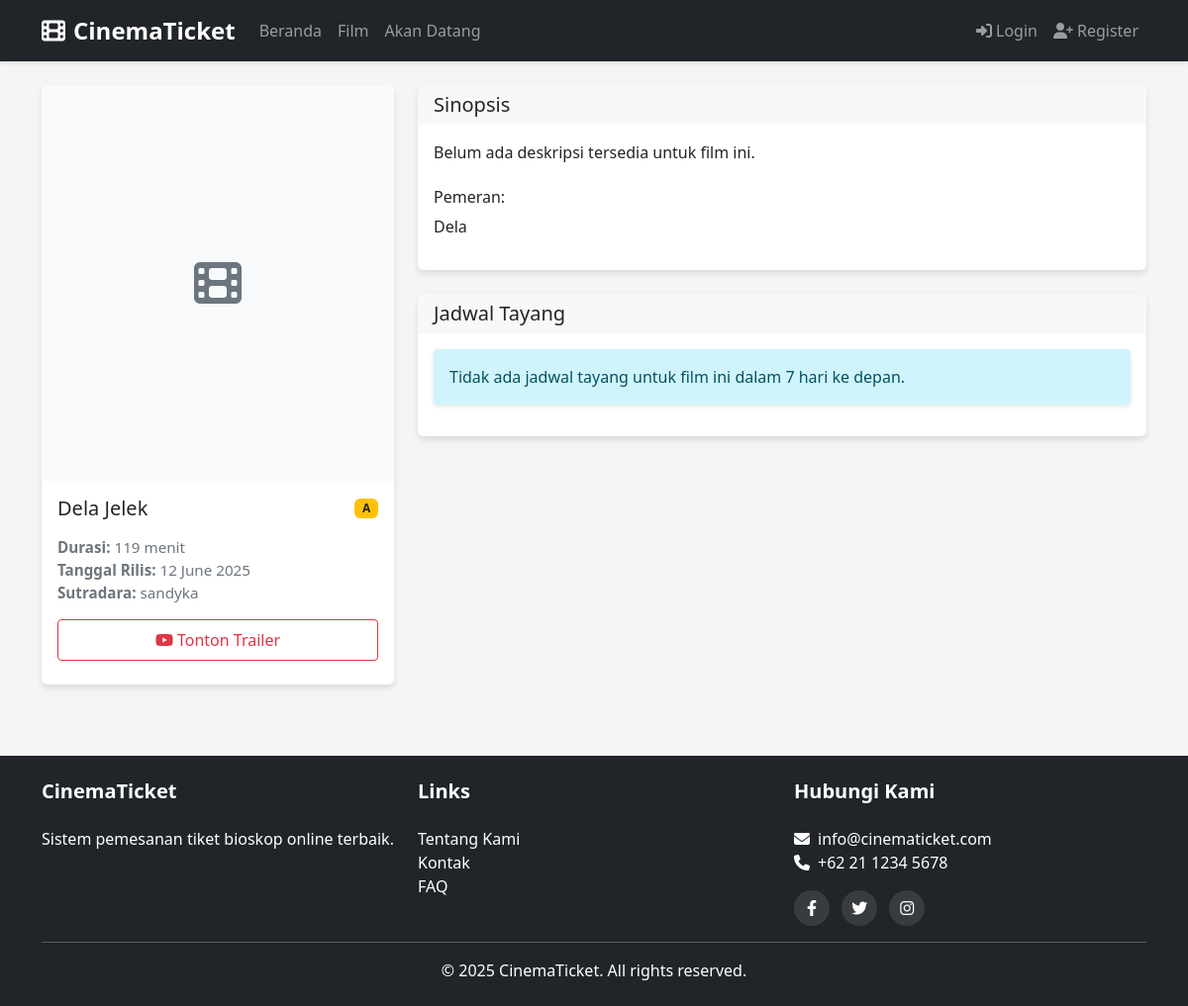
Page /movies/1 on the committed database.
### app/models/movie.py (models this page shows, shortened)
class Movie(db.Model):
    __tablename__ = 'movies'
    id = db.Column(db.Integer, primary_key=True)
    title = db.Column(db.String(200), nullable=False)
    description = db.Column(db.Text, nullable=True)
    duration = db.Column(db.Integer, nullable=False)  # Durasi dalam menit
    release_date = db.Column(db.Date, nullable=True)
    poster_image = db.Column(db.String(255), nullable=True)  # Path ke file poster
    trailer_url = db.Column(db.String(255), nullable=True)
    director = db.Column(db.String(100), nullable=True)
    cast = db.Column(db.Text, nullable=True)
    rating = db.Column(db.String(10), nullable=True)  # Rating film (G, PG, PG-13, R, dll)
    is_showing = db.Column(db.Boolean, default=True)
    created_at = db.Column(db.DateTime, default=datetime.utcnow)
    updated_at = db.Column(db.DateTime, default=datetime.utcnow, onupdate=datetime.utcnow)
    schedules = db.relationship('Schedule', backref='movie', lazy='dynamic', cascade='all, delete-orphan')
    def get_genres_str(self):
        return ', '.join(genre.name for genre in self.genres)

### app/routes/movies.py (the view, shortened to what this page needs)
@movies_bp.route('/<int:movie_id>')
def detail(movie_id):
    movie = Movie.query.get_or_404(movie_id)
    today = datetime.now()
    next_week = today + timedelta(days=7)
    schedules = Schedule.query.filter(
        Schedule.movie_id == movie_id,
        Schedule.start_time.between(today, next_week),
        Schedule.is_active == True
    ).order_by(Schedule.start_time).all()
    print(f"Jumlah jadwal untuk film {movie.title}: {len(schedules)}")
    schedules_by_date = {}
    print(f"Tanggal dengan jadwal: {[k for k in schedules_by_date.keys()]}")
    sorted_dates = sorted(schedules_by_date.keys())
    return render_template(
        'movies/detail.html',
        title=movie.title,
        movie=movie,
        schedules_by_date=schedules_by_date,
        sorted_dates=sorted_dates
    )

### app/templates/movies/detail.html (shortened to what this page needs)
{% extends "base.html" %}
{% block content %}
<div class="movie-detail-container">
    <div class="row">
        <div class="col-md-4">
            <div class="card mb-4">
                {% if movie.poster_image %}
                <img src="{{ url_for('static', filename='uploads/' + movie.poster_image) }}" class="card-img-top" alt="{{ movie.title }}">
                {% else %}
                <div class="card-img-top placeholder-poster d-flex align-items-center justify-content-center bg-light">
                    <i class="fas fa-film fa-3x text-secondary"></i>
                </div>
                {% endif %}
                <div class="card-body">
                    <div class="d-flex justify-content-between align-items-center mb-3">
                        <h5 class="card-title mb-0">{{ movie.title }}</h5>
                        {% if movie.rating %}
                        <span class="badge bg-warning text-dark">{{ movie.rating }}</span>
                        {% endif %}
                    </div>
                    <div class="movie-meta mb-3">
                        <div><strong>Durasi:</strong> {{ movie.duration }} menit</div>
                        {% if movie.release_date %}
                        <div><strong>Tanggal Rilis:</strong> {{ movie.release_date.strftime('%d %B %Y') }}</div>
                        {% endif %}
                        {% if movie.director %}
                        <div><strong>Sutradara:</strong> {{ movie.director }}</div>
                        {% endif %}
                    </div>
                    {% if movie.trailer_url %}
                    <a href="{{ movie.trailer_url }}" target="_blank" class="btn btn-outline-danger w-100 mb-2">
                        <i class="fab fa-youtube me-1"></i>Tonton Trailer
                    </a>
                    {% endif %}
                </div>
            </div>
        </div>
        <div class="col-md-8">
            <div class="card mb-4">
                <div class="card-header">
                    <h5 class="mb-0">Sinopsis</h5>
                </div>
                <div class="card-body">
                    <p>{{ movie.description or 'Belum ada deskripsi tersedia untuk film ini.' }}</p>
                    {% if movie.cast %}
                    <div class="mt-4">
                        <h6>Pemeran:</h6>
                        <p>{{ movie.cast }}</p>
                    </div>
                    {% endif %}
                </div>
            </div>
            <div class="card">
                <div class="card-header">
                    <h5 class="mb-0">Jadwal Tayang</h5>
                </div>
                <div class="card-body">
                    {% if sorted_dates %}
                        <ul class="nav nav-pills mb-3" id="dateTab" role="tablist">
                            {% for date_str in sorted_dates %}
                                <li class="nav-item" role="presentation">
                                    <button class="nav-link {% if loop.first %}active{% endif %}"
                                            id="date-{{ date_str }}-tab"
                                            data-bs-toggle="pill"
                                            data-bs-target="#date-{{ date_str }}"
                                            type="button"
                                            role="tab">
                                        {{ schedules_by_date[date_str]['formatted_date'] }}
                                    </button>
                                </li>
                            {% endfor %}
                        </ul>
                        <div class="tab-content" id="dateTabContent">
                            {% for date_str in sorted_dates %}
                                <div class="tab-pane fade {% if loop.first %}show active{% endif %}"
                                     id="date-{{ date_str }}"
                                     role="tabpanel">
                                    {% for theater_id, theater_data in schedules_by_date[date_str]['schedules_by_theater'].items() %}
                                        <div class="theater-container mb-4">
                                            <h5 class="theater-name mb-3">
                                                <i class="fas fa-building me-2"></i>{{ theater_data['theater'].name }}
                                            </h5>
                                            <div class="row row-cols-2 row-cols-md-3 row-cols-lg-4 g-2">
                                                {% for schedule in theater_data['schedules'] %}
                                                    <div class="col">
                                                        <div class="schedule-card">
                                                            <div class="time-badge">
                                                                {{ schedule.formatted_time }}
                                                            </div>
                                                            <div class="schedule-info">
                                                                <div class="mb-1">
                                                                    <span class="room-name">{{ schedule.room.name }}</span>
                                                                    {% if schedule.room.room_type %}
                                                                    <span class="room-type badge bg-info">{{ schedule.room.room_type }}</span>
                                                                    {% endif %}
                                                                </div>
                                                                <div class="price">Rp {{ "%.0f"|format(schedule.price) }}</div>
                                                                <div class="seats mt-1">
                                                                    <small>
                                                                        <i class="fas fa-chair me-1"></i>
                                                                        {{ schedule.get_available_seats_count() }} kursi tersedia
                                                                    </small>
                                                                </div>
                                                            </div>
                                                            <div class="book-btn">
                                                                {% if schedule.is_sold_out() %}
                                                                    <button class="btn btn-sm btn-outline-secondary" disabled>Habis</button>
                                                                {% else %}
                                                                    <a href="{{ url_for('booking.select_seats', schedule_id=schedule.id) }}" class="btn btn-sm btn-primary">
                                                                        Pilih Kursi
                                                                    </a>
                                                                {% endif %}
                                                            </div>
                                                        </div>
                                                    </div>
                                                {% endfor %}
                                            </div>
                                        </div>
                                    {% endfor %}
                                </div>
                            {% endfor %}
                        </div>
                    {% else %}
                        <div class="alert alert-info">
                            Tidak ada jadwal tayang untuk film ini dalam 7 hari ke depan.
                        </div>
                    {% endif %}
                </div>
            </div>
        </div>
    </div>
</div>
{% endblock %}

### app/static/css/style.css (style rules this page uses)
body { font-family: 'Segoe UI', Tahoma, Geneva, Verdana, sans-serif; background-color: #f5f5f5; color: #333; }
a { text-decoration: none; }
.card { border: none; box-shadow: 0 4px 6px rgba(0, 0, 0, 0.1); transition: transform 0.3s, box-shadow 0.3s; margin-bottom: 20px; }
.card-header { font-weight: bold; border-bottom: none; }
.btn { border-radius: 4px; padding: 8px 16px; font-weight: 500; transition: all 0.3s; }
.movie-detail-container { margin-top: 20px; }
.movie-meta { color: #6c757d; font-size: 0.95rem; }
.alert { border: none; border-radius: 4px; box-shadow: 0 2px 4px rgba(0, 0, 0, 0.1); }

### app/templates/movies/detail.html (style rules this page uses)
.placeholder-poster { height: 400px; }
.card-img-top { height: 400px; object-fit: cover; }

### rows in the picture
Movie: title "Dela Jelek", rating "A", duration "119", release_date "12 June 2025", director "sandyka", description "Belum ada deskripsi tersedia untuk film ini.", cast "Dela"
